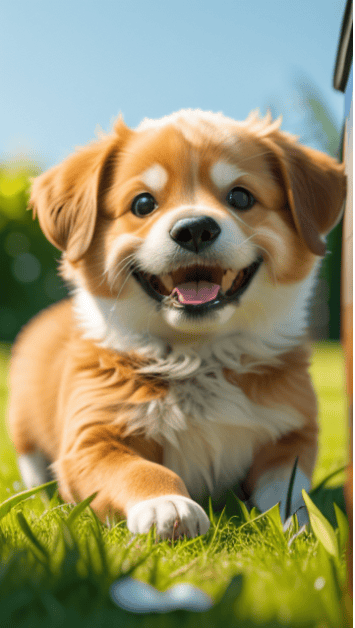
#> input picture wemeet image_20250312091912443.png, 355 x 628 px
$ python id_photo_maker.py
#> lines starting #> are read from the running program, lines starting #| are printed output that depends on the picture; after the words box and inside, x2 and y2 are one past the last pixel; in counts of white or black regions, pixels touching at a corner belong together
import cv2
import numpy as np


def make_id_photo(image_path, output_path, target_size=(354, 472), background_color=(255, 255, 255)):
#> called with image_path = 'wemeet image_20250312091912443.png', output_path = 'output.png', target_size = (354, 472), background_color = (255, 255, 255)
    try:
        # 读取图像
        image = cv2.imread(image_path)
#> image is the input picture: shape (628, 355, 3); mean B, G, R 107.2, 144.5, 148.8
        if image is None:
            print("错误: 无法读取图像，请检查文件路径。")
            return

        # 转换为 HSV 颜色空间
        hsv = cv2.cvtColor(image, cv2.COLOR_BGR2HSV)
#> hsv: shape (628, 355, 3); mean H, S, V 42.7, 115.2, 164

        # 定义绿色背景的 HSV 范围
        lower_green = np.array([35, 43, 46])
        upper_green = np.array([77, 255, 255])

        # 创建掩码
        mask = cv2.inRange(hsv, lower_green, upper_green)
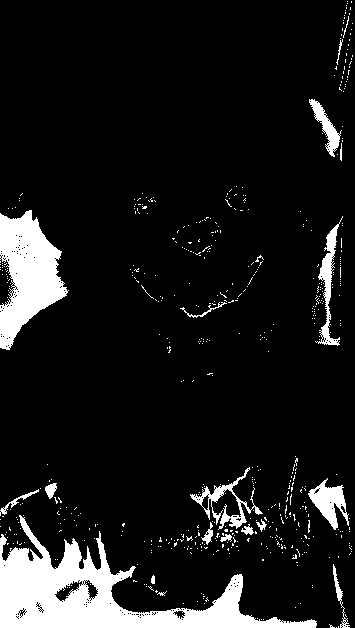
#> mask: shape (628, 355); 10.3% white; 570 white regions (550 under 20 px), largest, box (x1, y1, x2, y2) and area: (0, 515, 317, 628) 11885, (0, 210, 69, 350) 5405, (308, 478, 349, 530) 967

        # 对掩码进行形态学操作，去除噪声
        kernel = np.ones((3, 3), np.uint8)
        mask = cv2.morphologyEx(mask, cv2.MORPH_OPEN, kernel)
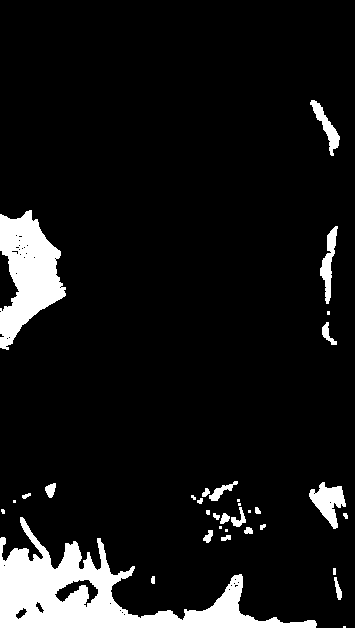
#> mask: shape (628, 355); 9% white; 34 white regions (11 under 20 px), largest, box (x1, y1, x2, y2) and area: (0, 517, 317, 628) 11509, (0, 210, 66, 350) 5200, (309, 482, 346, 529) 874
        mask = cv2.morphologyEx(mask, cv2.MORPH_CLOSE, kernel)
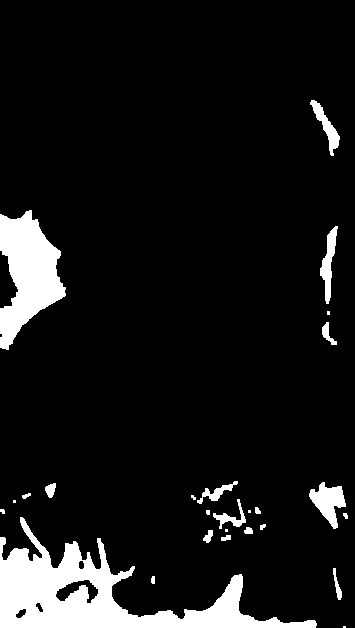
#> mask: shape (628, 355); 9.1% white; 26 white regions (7 under 20 px), largest, box (x1, y1, x2, y2) and area: (0, 517, 317, 628) 11565, (0, 210, 66, 350) 5255, (309, 482, 346, 529) 890

        # 替换背景
        for i in range(image.shape[0]):
            for j in range(image.shape[1]):
                if mask[i, j] == 255:
                    image[i, j] = background_color
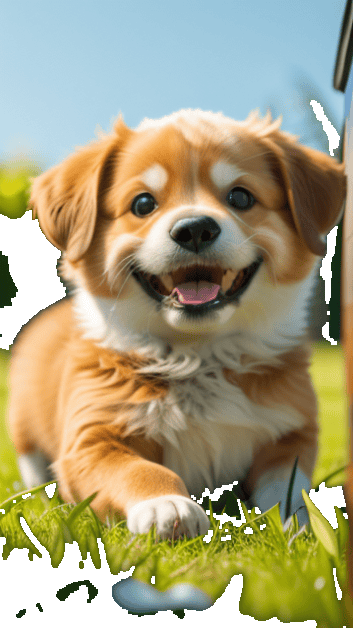
#> image: shape (628, 355, 3); 9.05% of pixels changed, all inside (x1, y1, x2, y2) = (0, 100, 348, 628)

        # 裁剪图像（这里简单假设裁剪中心部分）
        height, width, _ = image.shape
#> height = 628; width = 355
        center_x, center_y = width // 2, height // 2
#> center_x = 177; center_y = 314
        half_width, half_height = target_size[0] // 2, target_size[1] // 2
        cropped_image = image[center_y - half_height:center_y + half_height,
                        center_x - half_width:center_x + half_width]
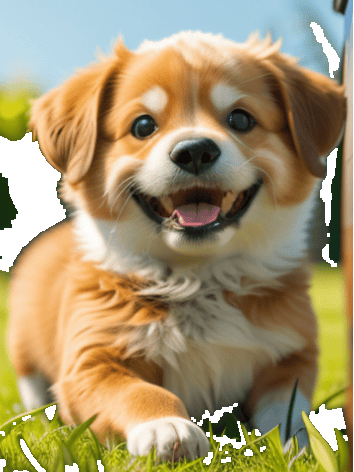
#> cropped_image: shape (472, 354, 3); mean B, G, R 111.9, 150.1, 165.7

        # 调整图像大小
        resized_image = cv2.resize(cropped_image, target_size)

        # 保存图像
        cv2.imwrite(output_path, resized_image)
        print(f"证件照已保存到 {output_path}")
    except Exception as e:
        print(f"发生错误: {e}")


if __name__ == "__main__":
    input_image_path = "wemeet image_20250312091912443.png"
    output_image_path = "output.png"
    make_id_photo(input_image_path, output_image_path)
